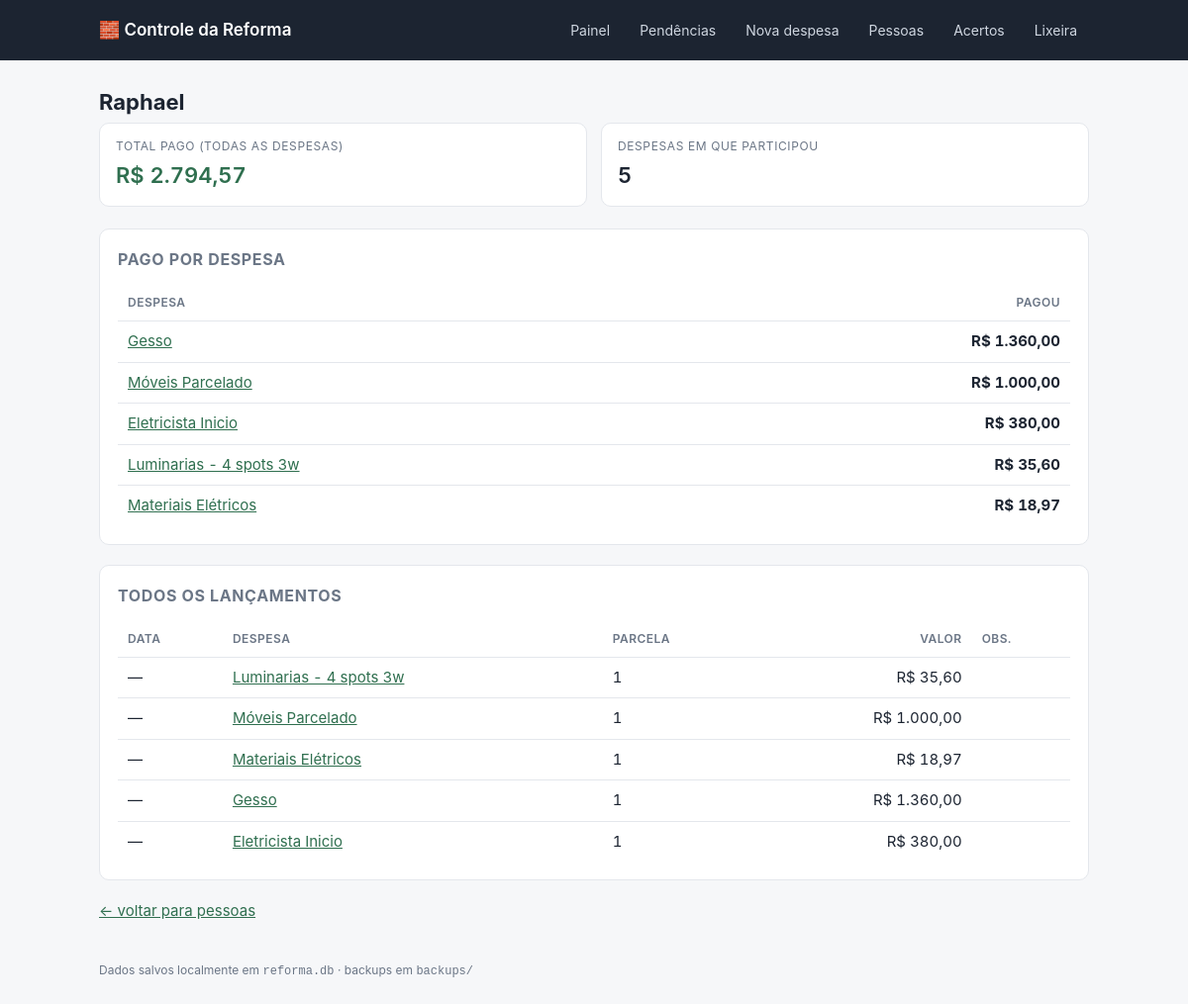
The app's page /pessoas/1, older data.
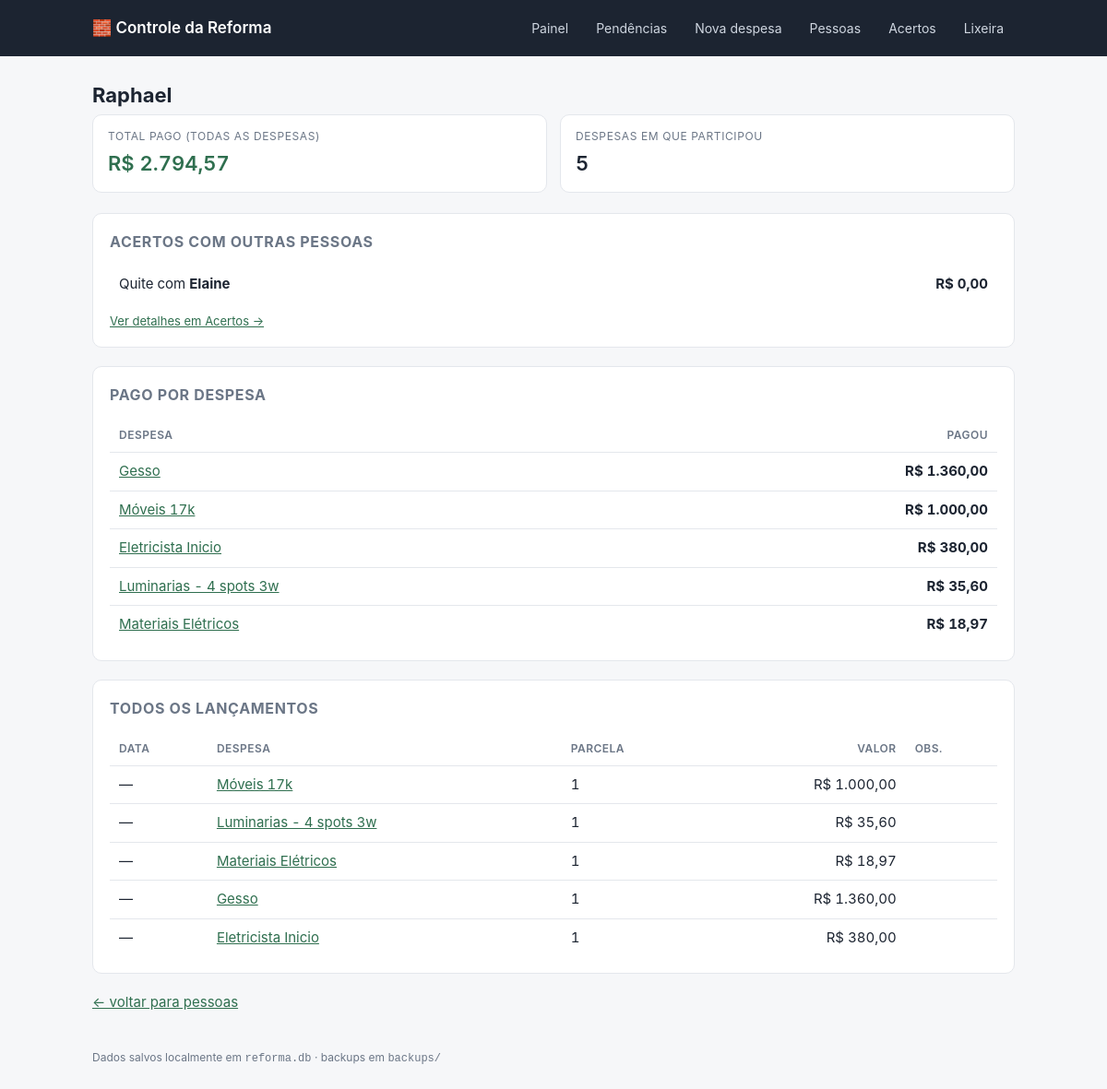
The same page, newer data.
### tables this page shows
CREATE TABLE despesa (
    id            INTEGER PRIMARY KEY AUTOINCREMENT,
    nome          TEXT NOT NULL,
    categoria     TEXT,
    observacao    TEXT,
    valor_total   INTEGER NOT NULL,          -- centavos
    qtd_parcelas  INTEGER NOT NULL,
    criado_em     TEXT NOT NULL DEFAULT (datetime('now','localtime'))
, excluido_em TEXT, pagador_id INTEGER REFERENCES pessoa(id));

CREATE TABLE pagamento (
    id          INTEGER PRIMARY KEY AUTOINCREMENT,
    parcela_id  INTEGER NOT NULL REFERENCES parcela(id) ON DELETE CASCADE,
    pessoa_id   INTEGER NOT NULL REFERENCES pessoa(id),
    valor       INTEGER NOT NULL,            -- centavos
    data        TEXT,                        -- YYYY-MM-DD (opcional)
    observacao  TEXT,
    criado_em   TEXT NOT NULL DEFAULT (datetime('now','localtime'))
);

CREATE TABLE parcela (
    id          INTEGER PRIMARY KEY AUTOINCREMENT,
    despesa_id  INTEGER NOT NULL REFERENCES despesa(id) ON DELETE CASCADE,
    numero      INTEGER NOT NULL,
    valor       INTEGER NOT NULL,            -- centavos
    vencimento  TEXT,                        -- YYYY-MM-DD (opcional)
    UNIQUE (despesa_id, numero)
);

CREATE TABLE pessoa (
    id      INTEGER PRIMARY KEY AUTOINCREMENT,
    nome    TEXT NOT NULL UNIQUE,
    ativo   INTEGER NOT NULL DEFAULT 1
);

### app.py (the view)
@app.route("/pessoas/<int:pessoa_id>")
def detalhe_pessoa(pessoa_id):
    pessoa, por_despesa, lancamentos, total = db.extrato_pessoa(pessoa_id)
    if not pessoa:
        flash("Pessoa não encontrada.", "erro")
        return redirect(url_for("pessoas"))
    return render_template(
        "pessoa.html",
        pessoa=pessoa,
        por_despesa=por_despesa,
        lancamentos=lancamentos,
        total=total,
        saldos=db.saldos_entre_pessoas(pessoa_id),
    )

### app.py (called while the page is built, shortened)
def brl(centavos):
    if centavos is None:
        centavos = 0
    sinal = "-" if centavos < 0 else ""
    centavos = abs(int(centavos))
    inteiro, cents = divmod(centavos, 100)
    return f"{sinal}R$ {inteiro:,.0f}".replace(",", ".") + f",{cents:02d}"

def data_br(iso):
    if not iso:
        return "—"
    partes = str(iso)[:10].split("-")
    return "/".join(reversed(partes)) if len(partes) == 3 else iso

@app.after_request
def backup_apos_alteracao(response):
    if request.method == "POST":
        try:
            backup.fazer_backup()
        except Exception as e:  # backup nunca pode derrubar o app
            print(f"[backup] falhou: {e}")
    return response

def calcular_pendencias():
    hoje = date.today()
    grupos = {"vencidas": [], "proximas": [], "futuras": []}
    return grupos

### db.py (called while the page is built)
def connect():
    conn = sqlite3.connect(DB_PATH)
    conn.row_factory = sqlite3.Row
    conn.execute("PRAGMA foreign_keys = ON")
    return conn

@contextmanager
def get_db():
    conn = connect()
    try:
        yield conn
        conn.commit()
    except Exception:
        conn.rollback()
        raise
    finally:
        conn.close()

### templates/pessoa.html (shortened to what this page needs)
{% extends "base.html" %}
{% block conteudo %}
<h1>{{ pessoa.nome }}</h1>
<div class="grid-cards">
  <div class="stat verde">
    <div class="rotulo">Total pago (todas as despesas)</div>
    <div class="valor">{{ total|brl }}</div>
  </div>
  <div class="stat">
    <div class="rotulo">Despesas em que participou</div>
    <div class="valor">{{ por_despesa|length }}</div>
  </div>
</div>
{% if saldos %}
<div class="card">
  <h2>Acertos com outras pessoas</h2>
  <table>
    <tbody>
      {% for s in saldos %}
      <tr>
        <td>
          {% if s.valor == 0 %}Quite com <strong>{{ s.credor if s.devedor_id == pessoa.id else s.devedor }}</strong>
          {% else %}<strong>{{ s.devedor }}</strong> deve para <strong>{{ s.credor }}</strong>{% endif %}
        </td>
        <td class="num"><strong>{{ s.valor|brl }}</strong></td>
      </tr>
      {% endfor %}
    </tbody>
  </table>
  <p class="pequeno" style="margin:10px 0 0"><a href="{{ url_for('acertos') }}">Ver detalhes em Acertos →</a></p>
</div>
{% endif %}
<div class="card">
  <h2>Pago por despesa</h2>
  {% if por_despesa %}
  <table>
    <thead><tr><th>Despesa</th><th class="num">Pagou</th></tr></thead>
    <tbody>
      {% for d in por_despesa %}
      <tr>
        <td><a href="{{ url_for('detalhe_despesa', despesa_id=d.id) }}">{{ d.nome }}</a></td>
        <td class="num"><strong>{{ d.total|brl }}</strong></td>
      </tr>
      {% endfor %}
    </tbody>
  </table>
  {% else %}<p class="vazio">Nenhum pagamento lançado para esta pessoa.</p>{% endif %}
</div>
<div class="card">
  <h2>Todos os lançamentos</h2>
  {% if lancamentos %}
  <div class="tabela-scroll">
  <table>
    <thead><tr><th>Data</th><th>Despesa</th><th>Parcela</th><th class="num">Valor</th><th>Obs.</th></tr></thead>
    <tbody>
      {% for l in lancamentos %}
      <tr>
        <td>{{ l.data|data_br }}</td>
        <td><a href="{{ url_for('detalhe_despesa', despesa_id=l.despesa_id) }}">{{ l.despesa }}</a></td>
        <td>{{ l.parcela_numero }}</td>
        <td class="num">{{ l.valor|brl }}</td>
        <td class="pequeno suave">{{ l.observacao or '' }}</td>
      </tr>
      {% endfor %}
    </tbody>
  </table>
  </div>
  {% else %}<p class="vazio">Sem lançamentos.</p>{% endif %}
</div>
<p><a href="{{ url_for('pessoas') }}">← voltar para pessoas</a></p>
{% endblock %}

Row changes from the older to the newer data that the page shows:
no longer on this page (row edited): despesa: nome "Móveis Parcelado", total|brl "R$ 1.000,00"
no longer on this page (row unchanged): pagamento: data|data_br "—", despesa "Móveis Parcelado", parcela_numero "1", valor|brl "R$ 1.000,00"
now on this page (row unchanged): pessoa: nome "Elaine"
added despesa: nome "Móveis 17k", total|brl "R$ 1.000,00"
added pagamento: data|data_br "—", despesa "Móveis 17k", parcela_numero "1", valor|brl "R$ 1.000,00"
Text that changed along with them:
text now shown: "ACERTOS COM OUTRAS PESSOAS Ver detalhes em Acertos →"
new list line: "Quite com R$ 0,00"
